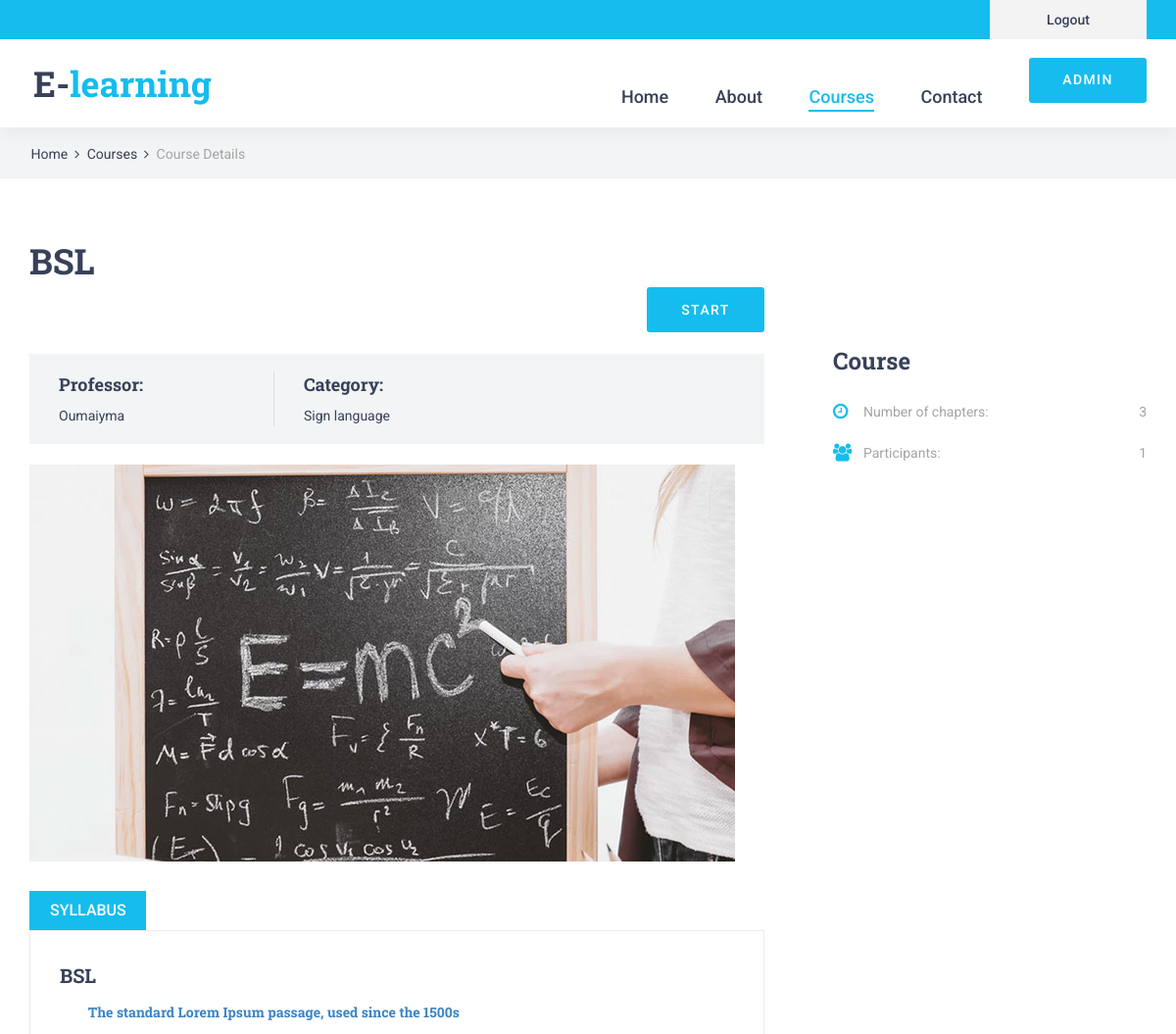
The app's page /Student/course/course.php?id=1 (signed in, upper part), older data.
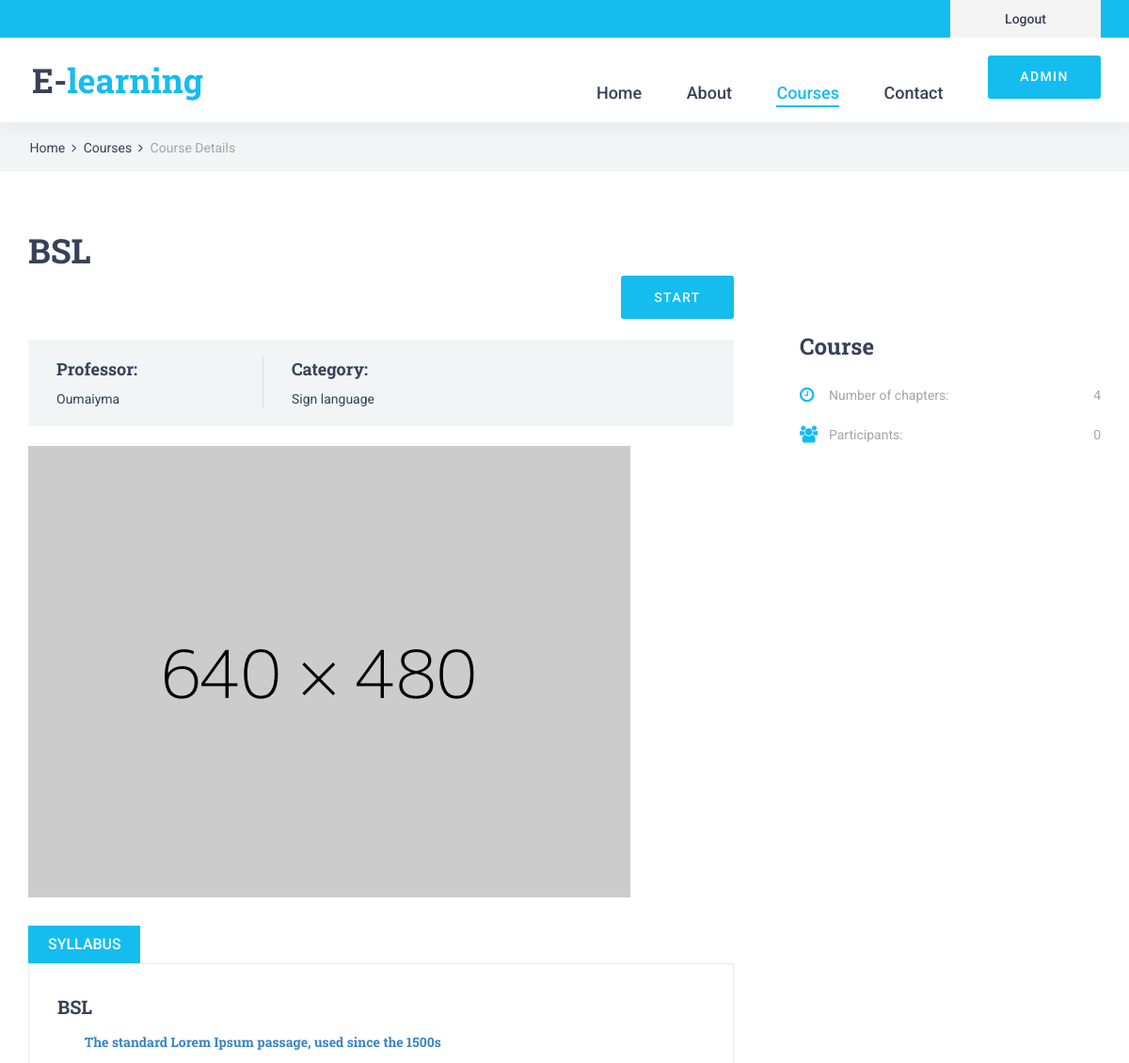
The same page, newer data.
### tables this page shows
CREATE TABLE IF NOT EXISTS `course` (
  `id_course` int(15) NOT NULL AUTO_INCREMENT,
  `name` varchar(60) NOT NULL,
  `description` varchar(50000) NOT NULL,
  `syllabus` mediumtext NOT NULL,
  `id_prof` int(15) NOT NULL,
  `image_course` varchar(100) NOT NULL,
  `id_category` int(11) NOT NULL,
  `active` tinyint(1) NOT NULL DEFAULT '1',
  `lunched` tinyint(1) NOT NULL DEFAULT '0',
  `release_date` date DEFAULT NULL,
  PRIMARY KEY (`id_course`)
);

### Student/course/course.php (the view, shortened to what the changed rows need)
<?php
    include_once("../../Database/db_connection.php");
    $connected = "";
	if(isset($_SESSION["connected"])){
        $connected = $_SESSION["connected"];
    }
?>
<!DOCTYPE html>
<html lang="en">
<head>
    <link rel="stylesheet" type="text/css" href="../styles/bootstrap4/bootstrap.min.css">
    <link href="../plugins/font-awesome-4.7.0/css/font-awesome.min.css" rel="stylesheet" type="text/css">
    <link href="../plugins/colorbox/colorbox.css" rel="stylesheet" type="text/css">
    <link rel="stylesheet" type="text/css" href="../plugins/OwlCarousel2-2.2.1/owl.carousel.css">
    <link rel="stylesheet" type="text/css" href="../plugins/OwlCarousel2-2.2.1/owl.theme.default.css">
    <link rel="stylesheet" type="text/css" href="../plugins/OwlCarousel2-2.2.1/animate.css">
    <link rel="stylesheet" type="text/css" href="../styles/home_search_button.css">
    <link rel="stylesheet" type="text/css" href="../styles/course.css">
    <link rel="stylesheet" type="text/css" href="../styles/course_responsive.css">
</head>
<body>
    <div class="super_container">
        <div class="course">
            <div class="container">
                <div class="row">
                    <div class="col-lg-8">
                        <?php
                        $id_course = $_GET['id'];
                        $sql = mysqli_query($conn, "SELECT * FROM course  WHERE id_course= $id_course");
                        $row_course = mysqli_fetch_array($sql);
                        ?>
                        <div class="course_container">
                            <div class="course_title"> <?php echo $row_course["name"] ?></div>
                            <?php
                                if($connected == "connected"){
                                    $exist = 'NO';
                                    if($exist == 'yes'){
                                        echo '
                                        <form action="follow_course.php" >
                                            <button type="submit" class="home_search_button">See your course</button>
                                        </form>
                                        ';
                                    }
                                    else{
                                        echo '
                                        <form method="GET" action="follow_course.php" >
                                            <button name="" type="submit" class="home_search_button">Start</button>
                                            <input name="startcourse" type="hidden" value="'.$id_course.'">
                                        </form>
                                        ';
                                    }
                                }else{
                                    echo '
                                    <form action="../signup/sign_up.php">
                                        <button type="submit" class="home_search_button">Start</button>
                                    </form>
                                    ';
                                }
                            ?>
                            <div class="course_info d-flex flex-lg-row flex-column align-items-lg-center align-items-start justify-content-start">
                                <div class="course_info_item">
                                </div>
                                <div class="course_info_item">
                                </div>
                            </div>
                            <div class="course_image"><img src="../../Admin/images/<?php echo $row_course["image_course"] ?>" alt=""></div>
                            <div class="course_tabs_container">
                                <div class="tabs d-flex flex-row align-items-center justify-content-start">
                                </div>
                                <div class="tab_panels">
                                    <div class="tab_panel active">
                                        <div class="tab_panel_title"><?php echo $row_course["name"] ?></div>
                                        <div class="tab_panel_content">
                                            <div class="tab_panel_text">
                                                <?php echo htmlspecialchars_decode($row_course["syllabus"]) ?>
                                            </div>
                                        </div>
                                    </div>
                                </div>
                            </div>
                        </div>
                    </div>
                    <div class="col-lg-4">
                        <div class="sidebar">
                            <div class="sidebar_section">
                                <div class="sidebar_feature">
                                    <div class="feature_list">
                                        <div class="feature d-flex flex-row align-items-center justify-content-start">
                                            <div class="feature_title"><i class="fa fa-clock-o" aria-hidden="true"></i><span>Number of chapters:</span></div>
                                            <?php
                                            $video_sql = "SELECT count(*) as count FROM `chapter` WHERE id_course = '$id_course'";
                                            $video_result = mysqli_query($conn, $video_sql);
                                            $video_row = mysqli_fetch_assoc($video_result);
                                            $videos_number = $video_row['count'];
                                            echo '<div class="feature_text ml-auto">'.$videos_number.'</div>';
                                            ?>
                                        </div>
                                        <div class="feature d-flex flex-row align-items-center justify-content-start">
                                            <div class="feature_title"><i class="fa fa-users" aria-hidden="true"></i><span>Participants:</span></div>
                                            <?php
                                            $student_sql = "SELECT count(*) as count FROM `course_student` WHERE id_course = '$id_course'";
                                            $student_result = mysqli_query($conn, $student_sql);
                                            $student_row = mysqli_fetch_assoc($student_result);
                                            $student_number = $student_row['count'];
                                            echo '<div class="feature_text ml-auto">'.$student_number.'</div>';
                                            ?>
                                        </div>
                                    </div>
                                </div>
                            </div>
                        </div>
                    </div>
                </div>
            </div>
        </div>
    </div>
</body>
</html>

Row changes from the older to the newer data that the page shows:
changed course "BSL": image_course: a different picture
Text that changed along with them:
$videos_number: "3" → "4"
$student_number: "1" → "0"
